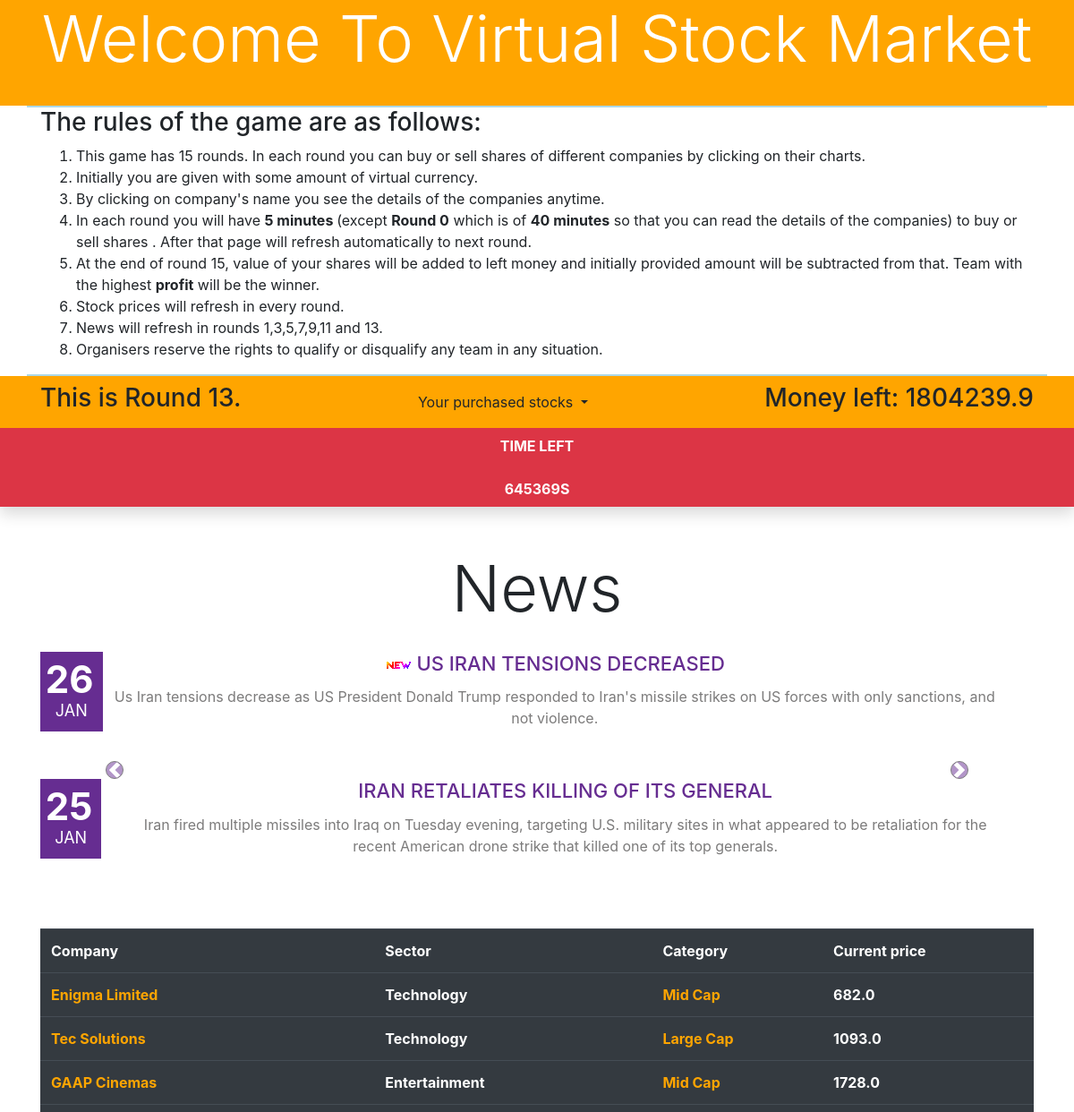
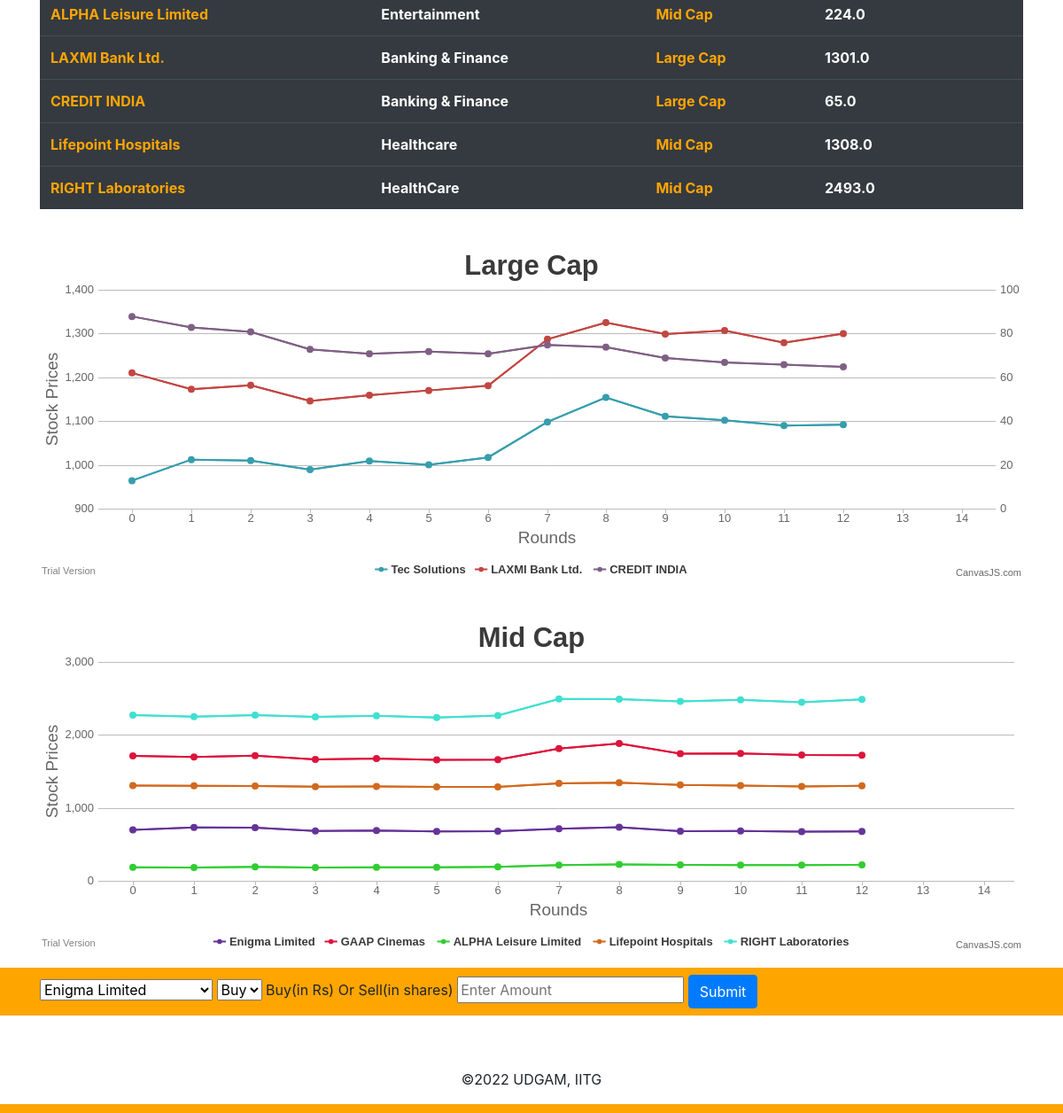
Page /site/round13/ (signed in) on the committed database (2 pictures, top to bottom).
### login/models.py (models this page shows, shortened)
class Profile(models.Model):
	user = models.OneToOneField(User, on_delete=models.CASCADE)
	feedback = models.CharField(max_length=100, default="Not Submitted")
	money = models.FloatField(default=1000000)
	Enigma = models.FloatField(default=0)
	Tec = models.FloatField(default=0)
	GAAP = models.FloatField(default=0)
	ALPHA = models.FloatField(default=0)
	LAXMI = models.FloatField(default=0)
	Punjab = models.FloatField(default=0)
	Lifepoint = models.FloatField(default=0)
	RIGHT = models.FloatField(default=0)

class company(models.Model):
	company_name = models.CharField(max_length=50)
	sector = models.CharField(max_length=25, default="max cap")
	cat = models.CharField(max_length=25, default="tec")
	price0 = models.FloatField(default=0)
	price1 = models.FloatField(default=0)
	price2 = models.FloatField(default=0)
	price3 = models.FloatField(default=0)
	price4 = models.FloatField(default=0)
	price5 = models.FloatField(default=0)
	price6 = models.FloatField(default=0)
	price7 = models.FloatField(default=0)
	price8 = models.FloatField(default=0)
	price9 = models.FloatField(default=0)
	price10 = models.FloatField(default=0)
	price11 = models.FloatField(default=0)
	price12 = models.FloatField(default=0)
	price13 = models.FloatField(default=0)
	price14 = models.FloatField(default=0)

### login/views.py (the view, shortened to what this page needs)
# urls.py: path('round13/', views.round13, name='round13'),
@login_required
def round13(request):
	date = Date.objects.get(pk=14)
	user = request.user
	all_company = company.objects.all()
	return render(request, 'login/round13.html', {
			'user': user,
			'companys': all_company,
			'date': date,
			'tec0': (company.objects.get(pk=2)).price0,
			'tec1': (company.objects.get(pk=2)).price1,
			'tec2': (company.objects.get(pk=2)).price2,
			'tec3': (company.objects.get(pk=2)).price3,
			'tec4': (company.objects.get(pk=2)).price4,
			'tec5': (company.objects.get(pk=2)).price5,
			'tec6': (company.objects.get(pk=2)).price6,
			'tec7': (company.objects.get(pk=2)).price7,
			'tec8': (company.objects.get(pk=2)).price8,
			'tec9': (company.objects.get(pk=2)).price9,
			'tec10': (company.objects.get(pk=2)).price10,
			'tec11': (company.objects.get(pk=2)).price11,
			'tec12': (company.objects.get(pk=2)).price12,
			'tec13': (company.objects.get(pk=2)).price13,
			'tec14': (company.objects.get(pk=2)).price14,
			'en0': (company.objects.get(pk=1)).price0,
			'en1': (company.objects.get(pk=1)).price1,
			'en2': (company.objects.get(pk=1)).price2,
			'en3': (company.objects.get(pk=1)).price3,
			'en4': (company.objects.get(pk=1)).price4,
			'en5': (company.objects.get(pk=1)).price5,
			'en6': (company.objects.get(pk=1)).price6,
			'en7': (company.objects.get(pk=1)).price7,
			'en8': (company.objects.get(pk=1)).price8,
			'en9': (company.objects.get(pk=1)).price9,
			'en10': (company.objects.get(pk=1)).price10,
			'en11': (company.objects.get(pk=1)).price11,
			'en12': (company.objects.get(pk=1)).price12,
			'en13': (company.objects.get(pk=1)).price13,
			'en14': (company.objects.get(pk=1)).price14,
			'gaa0': (company.objects.get(pk=3)).price0,
			'gaa1': (company.objects.get(pk=3)).price1,
			'gaa2': (company.objects.get(pk=3)).price2,
			'gaa3': (company.objects.get(pk=3)).price3,
			'gaa4': (company.objects.get(pk=3)).price4,
			'gaa5': (company.objects.get(pk=3)).price5,
			'gaa6': (company.objects.get(pk=3)).price6,
			'gaa7': (company.objects.get(pk=3)).price7,
			'gaa8': (company.objects.get(pk=3)).price8,
			'gaa9': (company.objects.get(pk=3)).price9,
			'gaa10': (company.objects.get(pk=3)).price10,
			'gaa11': (company.objects.get(pk=3)).price11,
			'gaa12': (company.objects.get(pk=3)).price12,
			'gaa13': (company.objects.get(pk=3)).price13,
			'gaa14': (company.objects.get(pk=3)).price14,
			'alp0': (company.objects.get(pk=4)).price0,
			'alp1': (company.objects.get(pk=4)).price1,
			'alp2': (company.objects.get(pk=4)).price2,
			'alp3': (company.objects.get(pk=4)).price3,
			'alp4': (company.objects.get(pk=4)).price4,
			'alp5': (company.objects.get(pk=4)).price5,
			'alp6': (company.objects.get(pk=4)).price6,
			'alp7': (company.objects.get(pk=4)).price7,
			'alp8': (company.objects.get(pk=4)).price8,
			'alp9': (company.objects.get(pk=4)).price9,
			'alp10': (company.objects.get(pk=4)).price10,
			'alp11': (company.objects.get(pk=4)).price11,
			'alp12': (company.objects.get(pk=4)).price12,
			'alp13': (company.objects.get(pk=4)).price13,
			'alp14': (company.objects.get(pk=4)).price14,
			'lax0': (company.objects.get(pk=5)).price0,
			'lax1': (company.objects.get(pk=5)).price1,
			'lax2': (company.objects.get(pk=5)).price2,
			'lax3': (company.objects.get(pk=5)).price3,
			'lax4': (company.objects.get(pk=5)).price4,
			'lax5': (company.objects.get(pk=5)).price5,
			'lax6': (company.objects.get(pk=5)).price6,
			'lax7': (company.objects.get(pk=5)).price7,
			'lax8': (company.objects.get(pk=5)).price8,
			'lax9': (company.objects.get(pk=5)).price9,
			'lax10': (company.objects.get(pk=5)).price10,
			'lax11': (company.objects.get(pk=5)).price11,
			'lax12': (company.objects.get(pk=5)).price12,
			'lax13': (company.objects.get(pk=5)).price13,
			'lax14': (company.objects.get(pk=5)).price14,
			'pnb0': (company.objects.get(pk=6)).price0,
			'pnb1': (company.objects.get(pk=6)).price1,
			'pnb2': (company.objects.get(pk=6)).price2,
			'pnb3': (company.objects.get(pk=6)).price3,
			'pnb4': (company.objects.get(pk=6)).price4,
			'pnb5': (company.objects.get(pk=6)).price5,
			'pnb6': (company.objects.get(pk=6)).price6,
			'pnb7': (company.objects.get(pk=6)).price7,
			'pnb8': (company.objects.get(pk=6)).price8,
			'pnb9': (company.objects.get(pk=6)).price9,
			'pnb10': (company.objects.get(pk=6)).price10,
			'pnb11': (company.objects.get(pk=6)).price11,
			'pnb12': (company.objects.get(pk=6)).price12,
			'pnb13': (company.objects.get(pk=6)).price13,
			'pnb14': (company.objects.get(pk=6)).price14,
			'lif0': (company.objects.get(pk=7)).price0,
			'lif1': (company.objects.get(pk=7)).price1,
			'lif2': (company.objects.get(pk=7)).price2,
			'lif3': (company.objects.get(pk=7)).price3,
			'lif4': (company.objects.get(pk=7)).price4,
			'lif5': (company.objects.get(pk=7)).price5,
			'lif6': (company.objects.get(pk=7)).price6,
			'lif7': (company.objects.get(pk=7)).price7,
			'lif8': (company.objects.get(pk=7)).price8,
			'lif9': (company.objects.get(pk=7)).price9,
			'lif10': (company.objects.get(pk=7)).price10,
			'lif11': (company.objects.get(pk=7)).price11,
			'lif12': (company.objects.get(pk=7)).price12,
			'lif13': (company.objects.get(pk=7)).price13,
			'lif14': (company.objects.get(pk=7)).price14,
			'rig0': (company.objects.get(pk=8)).price0,
			'rig1': (company.objects.get(pk=8)).price1,
			'rig2': (company.objects.get(pk=8)).price2,
			'rig3': (company.objects.get(pk=8)).price3,
			'rig4': (company.objects.get(pk=8)).price4,
			'rig5': (company.objects.get(pk=8)).price5,
			'rig6': (company.objects.get(pk=8)).price6,
			'rig7': (company.objects.get(pk=8)).price7,
			'rig8': (company.objects.get(pk=8)).price8,
			'rig9': (company.objects.get(pk=8)).price9,
			'rig10': (company.objects.get(pk=8)).price10,
			'rig11': (company.objects.get(pk=8)).price11,
			'rig12': (company.objects.get(pk=8)).price12,
			'rig13': (company.objects.get(pk=8)).price13,
			'rig14': (company.objects.get(pk=8)).price14,
		 })

### login/templates/login/round13.html (shortened to what this page needs)
{% extends "login/base.html" %}
{% load static %}
{% block content %}
<nav id="header-nav" class="navbar navbar-default">
  <div class="container">
    <h3 class="align">This is Round 13.</h3>
      <div class="dropdown">
        <button class="btn btn-default dropdown-toggle" type="button" id="menu1" data-toggle="dropdown">Your purchased stocks
          </button>
      </div>
    <h3>Money left: {{ user.profile.money }}</h3>
  </div>
</nav>
<div class="navbar-fixed-top bg-danger shadow p-2 text-center mb-5 text-white ">
  <div class="container-fluid">
    <p class="mb-0 font-weight-bold text-uppercase">Time Left</p>
    <div id="space" class="countdown pt-4"></div>
  </div>
</div>
<div class="container">
<h1 class="display-3 align">News</h1>
<div id="carouselExampleControls" class="carousel slide align" data-ride="carousel">
  <div class="carousel-inner">
    <div class="carousel-item active">
      <div class="slide">
        <div class="blogPost--small">
          <div class="media">
            <span class="align"><a href="#"><span class="date"><span>26</span> <small>Jan</small></span></a></span>
            <div class="media-body">
            <h4 class="media-heading">
              <img src="{% static 'login/new.gif' %}" alt="">
              <a href="#">US Iran tensions decreased </a>
            </h4>
            <p>
              Us Iran tensions decrease as US President Donald Trump responded to Iran's missile strikes on US forces with only sanctions, and not violence.
            </p>
            </div>
          </div>
        </div>
      <div class="blogPost--small">
      <div class="media">
        <span class="pull-left"><a href="#"><span class="date"><span>25</span> <small>Jan</small></span></a></span>
        <div class="media-body">
        <h4 class="media-heading">
          <a href="#">Iran retaliates killing of its general</a>
        </h4>
        <p>
          Iran fired multiple missiles into Iraq on Tuesday evening, targeting U.S. military sites in what appeared to be retaliation for the recent American drone strike that killed one of its top generals.
        </p>
        </div>
      </div>
      </div>
    </div>
    </div>
  </div>
  <a class="carousel-control-prev" href="#carouselExampleControls" role="button" data-slide="prev">
    <span class="carousel-control-prev-icon" aria-hidden="true"></span>
  </a>
  <a class="carousel-control-next" href="#carouselExampleControls" role="button" data-slide="next">
    <span class="carousel-control-next-icon" aria-hidden="true"></span>
  </a>
</div><br>
</div>
<div class="container">
  <table class="table table-dark">
    <tr>
      <th>Company</th>
      <th>Sector</th>
      <th>Category</th>
      <th>Current price</th>
    </tr>
    {% for company in companys %}
    <tr>
      <th><a href="{% url 'details' company.id %}" target="_blank">{{ company.company_name }}</a></th>
      <th>{{ company.sector }}</th>
      {% if company.cat == "Large Cap" %}
        <th><a href="#chartContainer">{{ company.cat }}</a></th>
      {% else %}
        <th><a href="#chartContainer1">{{ company.cat }}</a></th>
      {% endif %}
      <th>{{ company.price12 }}</th>
    </tr>
    {% endfor %}
  </table>
</div>
<div class="container">
  <div id="chartContainer" class="chart padding"></div>
  <div id="chartContainer1" class="chart padding"></div>
</div>
<nav id="header-nav" class="navbar navbar-default">
  <div class="container">
    <form action="{% url 'round13' %}" method="POST">
      <select name="company_id">
        {% for company in companys %}
          <option value="{{ company.id }}">{{ company.company_name }}</option>
        {% endfor %}
      </select>
      <select name="what">
        <option value="buy">Buy</option>
      </select>
      <label for="amount">Buy(in Rs) Or Sell(in shares) </label>
      <input type="number" name="amount" id="amount" placeholder="Enter Amount" step="0.01" min="0" required>
      <button type="submit" class="btn btn-primary">Submit</button>
    </form>
  </div>
</nav>
{% endblock content %}

### login/static/login/style.css (style rules this page uses)
html { scroll-behavior: smooth; }
#header-nav { background-color: orange; }
.align { text-align: center; }
.padding { padding-top: 30px; padding-bottom: 30px; }
a:link { color: orange; }
.countdown { text-transform: uppercase; font-weight: bold; }
table { border-collapse: collapse; width: 100%; }
td, th { text-align: left; padding: 8px; }
.chart { height: 370px; width: 100%; margin-bottom: 50px; }
.blogPost--small { color: #7c7b7b; margin: 20px 30px 40px 0; }
.blogPost--small .media > .pull-left { margin-right: 25px; }
.blogPost--small a { color: #662d91; }
.blogPost--small .date, .blogPost--small .dateEl2 { display: block; text-align: center; padding: 10px; color: #fff; background: #662d91; }
.blogPost--small .date span, .blogPost--small .dateEl2 span { display: inline-block; font-size: 42px; line-height: 1; letter-spacing: 0em; text-indent: -0.1em; color: #fff; font-weight: bold; }
.blogPost--small .date small, .blogPost--small .dateEl2 small { display: block; font-size: 18px; text-transform: uppercase; color: #fff; }
.blogPost--small h4 { margin: 0 0 12px 0; font-size: 22px; text-transform: uppercase; }
.carousel-control-prev-icon, .carousel-control-next-icon { height: 20px; width: 20px; outline: black; background-color: #662d91; background-size: 100%, 100%; border-radius: 50%; border: 1px solid black; }

### rows in the picture
company: company_name "Enigma Limited", sector "Technology", cat "Mid Cap", price12 "682.0"
company: company_name "Tec Solutions", sector "Technology", cat "Large Cap", price12 "1093.0"
company: company_name "GAAP Cinemas", sector "Entertainment", cat "Mid Cap", price12 "1728.0"
company: company_name "ALPHA Leisure Limited", sector "Entertainment", cat "Mid Cap", price12 "224.0"
company: company_name "LAXMI Bank Ltd.", sector "Banking & Finance", cat "Large Cap", price12 "1301.0"
company: company_name "CREDIT INDIA", sector "Banking & Finance", cat "Large Cap", price12 "65.0"
company: company_name "Lifepoint Hospitals", sector "Healthcare", cat "Mid Cap", price12 "1308.0"
company: company_name "RIGHT Laboratories", sector "HealthCare", cat "Mid Cap", price12 "2493.0"

### other values in the picture
{{ user.profile.money }} "1804239.9"
form field company_id "Enigma Limited"
